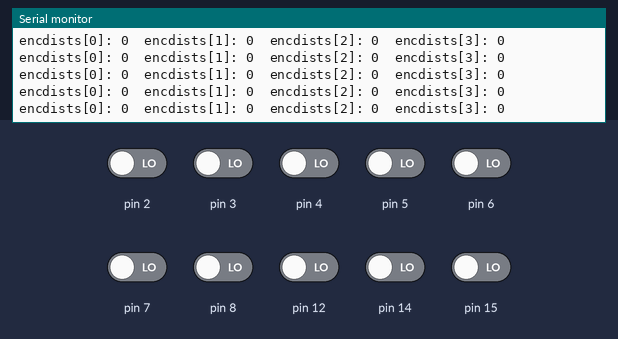
Simulated run of this sketch. Board: Arduino Uno, built with avr-gcc and run on an emulated ATmega328P. On the bench: the last lines printed to the serial monitor. The test bench sets the inputs (shaded band); at power-on: pin 2–8, pin 12, pin 14, pin 15 LOW.

Above: at 5.0 s.
5.1 s: pin 2 driven HIGH
At 5.38 s:
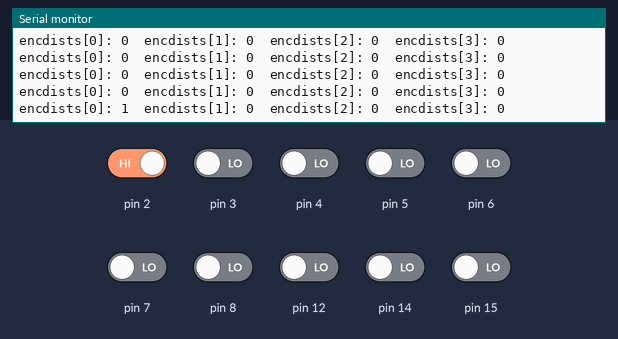
6.6 s: pin 3 driven HIGH
At 6.78 s:
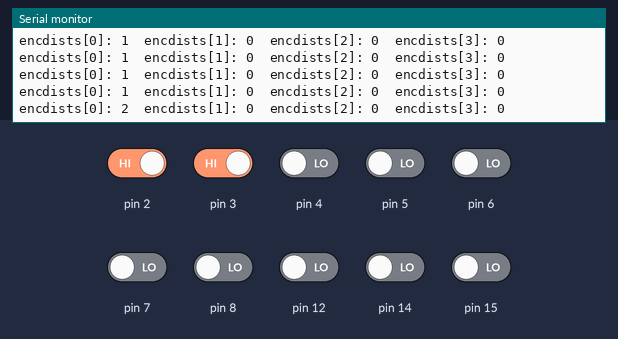
8.1 s: pin 4 driven HIGH
At 8.39 s:
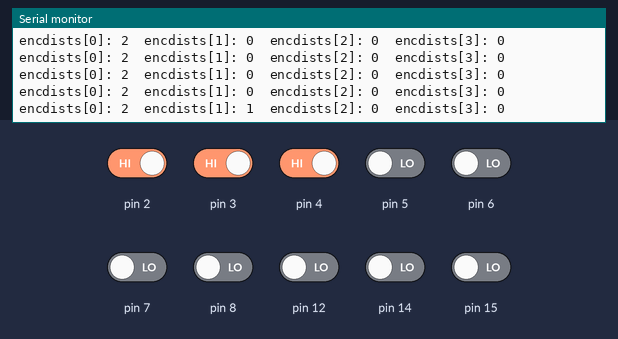
9.6 s: pin 7 driven HIGH
At 9.79 s:
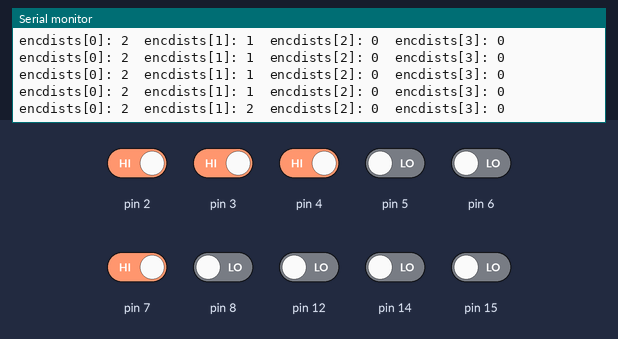
11.1 s: pin 8 driven HIGH
At 11.4 s:
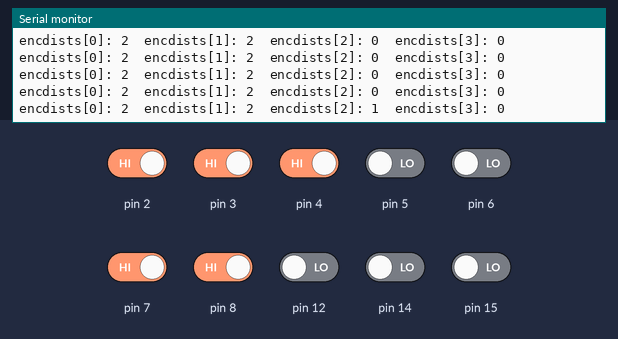
12.6 s: pin 12 driven HIGH
At 12.8 s:
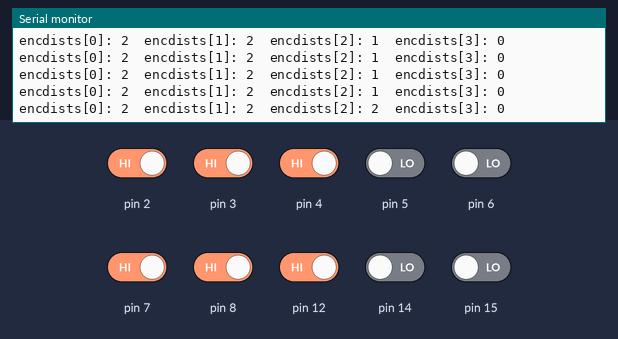
Timing chart, 0 to 15.1 s (numbered marks = the images above; inputs shaded):
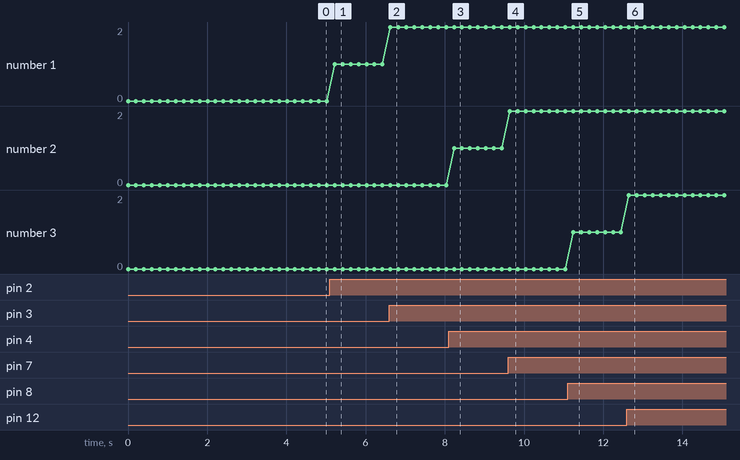

The sketch:

v2.ino
```cpp
#include <avr/interrupt.h>

#define DEBUG_PRINT(x) do{Serial.print(#x ": "); Serial.print(x); Serial.print('\t');}while(0)

// Global variables to store distances for each encoder
volatile int encdists[4] = {0, 0, 0, 0};

int main() {
    init();

    // Disable all interrupts
    cli();

    // PCINT0 and 4 (pins 8 and 12) can trigger interrupt
    PCMSK0 = _BV(PCINT0) | _BV(PCINT4);
    // PCINT8 and PCINT9 (pins A0 and A1) can trigger interrupt
    PCMSK1 = _BV(PCINT8) | _BV(PCINT9);
    // PCINT20 and 23 (pins 4 and 7) can trigger interrupt
    PCMSK2 = _BV(PCINT20) | _BV(PCINT23);

    // Configure INT0 and 1 to generate interrupt on level change
    EICRA  = _BV(ISC10) | _BV(ISC00);

    // Enable both external interrupts
    EIMSK  = _BV(INT0) | _BV(INT1);
    // Enable all pin change interrupts
    PCICR  = _BV(PCIE2) | _BV(PCIE1) | _BV(PCIE0);

    // Enable interrupts
    sei();

    Serial.begin(115200);
    Serial.println("Supdude");
    // interrupts take care of everything. Sit back and relax
    // Maybe send back some serial figures every so often?
    while(1) {
        DEBUG_PRINT(encdists[0]);
        DEBUG_PRINT(encdists[1]);
        DEBUG_PRINT(encdists[2]);
        DEBUG_PRINT(encdists[3]);
        delay(200);
        Serial.println();
    }
}

// Encoder 3 interrupt vector
ISR(PCINT0_vect) {
// START PCINT0_vect
    static bool lastA = false;
    bool curA = !!(PINB & _BV(0));
    bool curB = !!(PINB & _BV(4));

    if (curA != lastA) encdists[2] += (curA^curB)? +1 : -1;
    else               encdists[2] += (curA^curB)? -1 : +1;

    lastA = curA;
// END PCINT0_vect
}

// Encoder 4 interrupt vector
ISR(PCINT1_vect) {
    static bool lastA = false;
    bool curA = !!(PINC & _BV(0));
    bool curB = !!(PINC & _BV(1));

    if (curA != lastA) encdists[3] += (curA^curB)? +1 : -1;
    else               encdists[3] += (curA^curB)? -1 : +1;

    lastA = curA;
}

// Encoder 2 interrupt vector
ISR(PCINT2_vect) {
    static bool lastA = false;
    bool curA = !!(PIND & _BV(4));
    bool curB = !!(PIND & _BV(7));

    if (curA != lastA) encdists[1] += (curA^curB)? +1 : -1;
    else               encdists[1] += (curA^curB)? -1 : +1;

    lastA = curA;
}

// Encoder 1 interrupt vectors
// Channel A interrupt
ISR(INT0_vect) {
    //static bool lastA = false;
    bool curA = !!(PIND & _BV(2));
    bool curB = !!(PIND & _BV(3));

    //if (curA != lastA)
        encdists[0] += (curA^curB)? +1 : -1;
    //else
    //    encdists[0] += (curA^curB)? -1 : +1;

    //lastA = curA;
}
// Channel B interrupt
ISR(INT1_vect) {
    bool curA = !!(PIND & _BV(2));
    bool curB = !!(PIND & _BV(3));
    encdists[0] += (curA^curB)? -1 : +1;
}
```

Measured:
- after the input at 5.1 s, the serial monitor: prints a new line after 0.12 s (image 1)
- after the input at 6.6 s, the serial monitor: prints a new line at once (image 2)
- after the input at 8.1 s, the serial monitor: prints a new line after 0.13 s (image 3)
- after the input at 9.6 s, the serial monitor: prints a new line at once (image 4)
- after the input at 11.1 s, the serial monitor: prints a new line after 0.14 s (image 5)
- after the input at 12.6 s, the serial monitor: prints a new line after 0.05 s (image 6)
